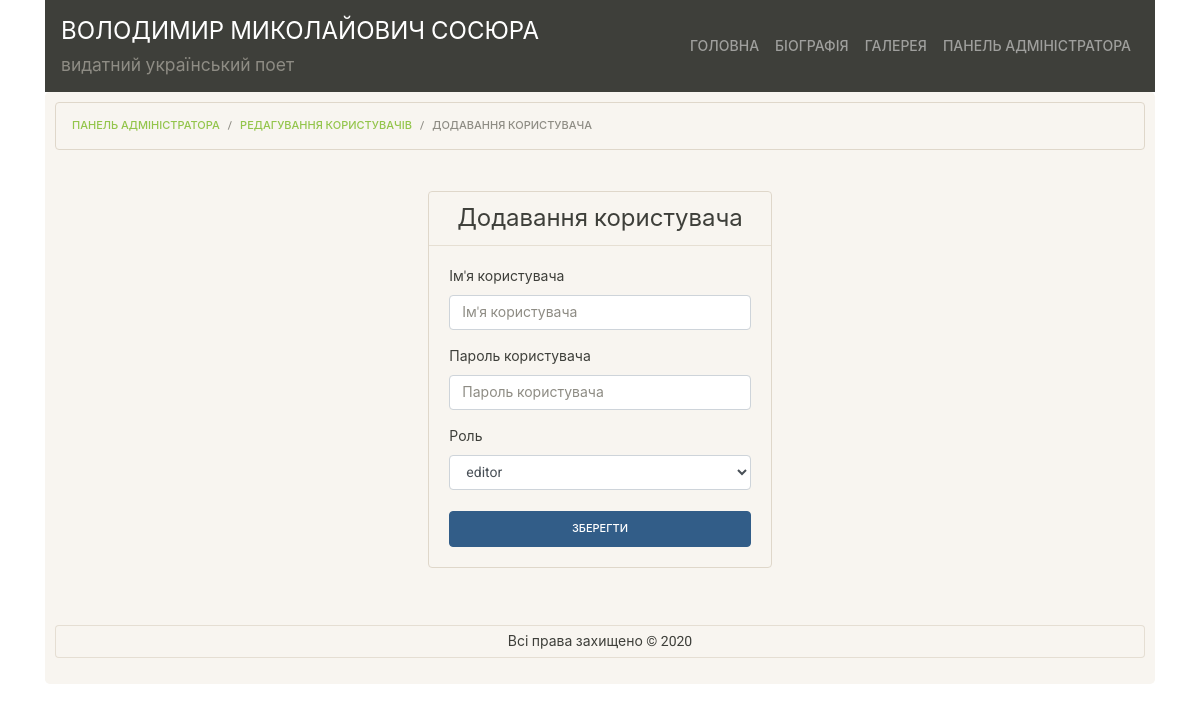
/lab10/public/admin/add_user.php (signed in), run on the app's committed database.
### tables this page shows
CREATE TABLE `site_head` (
  `id` int(11) NOT NULL,
  `author_full_name` varchar(50) NOT NULL,
  `description` varchar(50) NOT NULL
);

### lab10/src/services/Utils.php (called while the page is built, shortened)
<?php
class Utils {
    public static function get_file_hash($filename) {
        return date('YmdHis', filemtime($filename));
    }
}

### lab10/src/services/Auth.php (called while the page is built, shortened)
<?php
require_once __DIR__."/../dao/UserDaoPdo.php";
class Auth {
    private static ?Auth $singleton = null;
    private PDO $db;
    private UserDaoPdo $userDao;
    private ?User $user;
    private function __construct(PDO $db) {
        $this->db = $db;
        $this->userDao = new UserDaoPdo($db);
        $this->user = null;
        $this->tryRestoreFromSession();
    }
    private function tryRestoreFromSession() {
        if (isset($_SESSION['username']) && isset($_SESSION['password'])) {
            $username = $_SESSION['username'];
            $user = $this->userDao->findOneWithUsername($username);
            $this->user = $user;
        }
    }
    public static function instance() {
        if (Auth::$singleton == null) {
            include __DIR__."/../../config/db.php";
            Auth::$singleton = new Auth($db);
        }
        return Auth::$singleton;
    }
    public function getDb() {
        return $this->db;
    }
    public function isLoggedIn() {
        return $this->user != null;
    }
    public function isLoggedAsEditor() {
        return $this->isLoggedIn() && $this->user->isEditor();
    }
}

### lab10/src/dao/PdoDao.php (called while the page is built, shortened)
<?php
abstract class PdoDao {
    protected PDO $db;
    public function __construct(PDO $db) {
        $this->db = $db;
    }
    public function getAll() {
        $stmt = $this->db->query("SELECT * FROM `{$this->getTableName()}`");
        return array_map(function($arr) {
            return $this->associativeArrayToObject($arr);
        }, $stmt->fetchAll());
    }
    public function getById($id) {
        $stmt = $this->db->prepare("SELECT * FROM `{$this->getTableName()}` WHERE `id` = ?");
        $stmt->execute([$id]);
        $row = $stmt->fetch();
        return $this->associativeArrayToObject($row);
    }
}

### lab10/src/dao/SiteHeadDaoPdo.php (called while the page is built, shortened)
<?php
require_once __DIR__ . "/../models/SiteHead.php";
require_once __DIR__ . "/PdoDao.php";
class SiteHeadDaoPdo extends PdoDao {
    protected function getTableName() {
        return self::TABLE_NAME;
    }
    protected function associativeArrayToObject($arr) {
        return SiteHead::fromArray($arr);
    }
}

### lab10/src/models/SiteHead.php (called while the page is built, shortened)
<?php
class SiteHead {
    private $author_full_name;
    private $description;
    public static function fromArray($arr) {
        $obj = new SiteHead();
        foreach ($arr as $key => $value) {
            if (is_numeric($key)) continue;
            $obj->{$key} = $value;
        }
        return $obj;
    }
    public function getAuthorFullName() {
        return $this->author_full_name;
    }
    public function getDescription() {
        return $this->description;
    }
}

### lab10/src/dao/UserDaoPdo.php (called while the page is built, shortened)
<?php
require_once __DIR__ . "/../models/User.php";
require_once __DIR__ . "/PdoDao.php";
class UserDaoPdo extends PdoDao {
    protected function getTableName() {
        return self::TABLE_NAME;
    }
    protected function associativeArrayToObject($arr) {
        return User::fromArray($arr);
    }
    public function findOneWithUsername($username) {
        $stmt = $this->db->prepare("SELECT * FROM `{$this->getTableName()}` WHERE `username` = ?");
        $stmt->execute([$username]);
        $row = $stmt->fetch();
        return $this->associativeArrayToObject($row);
    }
}

### lab10/src/models/User.php (called while the page is built, shortened)
<?php
class User {
    private $role_id;
    public function isEditor() {
        return $this->getRoleId() >= 2;
    }
    public function getRoleId() {
        return $this->role_id;
    }
}

### lab10/src/dao/RoleDaoPdo.php (called while the page is built, shortened)
<?php
require_once __DIR__ . "/../models/Role.php";
require_once __DIR__ . "/PdoDao.php";
class RoleDaoPdo extends PdoDao {
    protected function getTableName() {
        return self::TABLE_NAME;
    }
    protected function associativeArrayToObject($arr) {
        return Role::fromArray($arr);
    }
}

### lab10/src/models/Role.php (called while the page is built, shortened)
<?php
class Role {
    private $id;
    private $name;
    public static function fromArray($arr) {
        $obj = new Role();
        foreach ($arr as $key => $value) {
            if (is_numeric($key)) continue;
            $obj->{$key} = $value;
        }
        return $obj;
    }
    public function getId() {
        return $this->id;
    }
    public function getName()
    {
        return $this->name;
    }
}

### lab10/public/admin/add_user.php (the view, shortened to what this page needs)
<?php
require_once __DIR__."/../../src/services/Auth.php";
require_once __DIR__."/../../src/dao/RoleDaoPdo.php";
if (!Auth::instance()->isLoggedAsAdmin()) {
    header("Location: ./login.php");
    die();
}
$roleDao = new RoleDaoPdo(Auth::instance()->getDb());
$breadcrumb_path = [
    "Панель адміністратора" => "./",
    "Редагування користувачів" => "./edit_users.php",
    "Додавання користувача" => "#",
];
require_once __DIR__."/../templates/head.php";
?>
<div class="row justify-content-center">
    <div class="login_form col-md-4">
      <div class="card bg-light mb-3 bio">
        <div class="card-header">
            <h1 class="bio-text-header text-center">Додавання користувача</h1>
        </div>
        <div class="card-body">
          <form method="POST">
            <div class="form-group">
              <label for="username">Ім'я користувача</label>
              <input type="text" class="form-control" id="username" name="username" placeholder="Ім'я користувача">
            </div>
            <div class="form-group">
              <label for="password">Пароль користувача</label>
              <input type="password" class="form-control" id="password" name="password" placeholder="Пароль користувача">
            </div>
            <div class="form-group">
              <label for="password">Роль</label>
              <select name="role_id" class="form-control">
                  <?php foreach ($roleDao->getAll() as $role): ?>
                    <option value="<?= $role->getId(); ?>"><?= $role->getName(); ?></option>
                  <?php endforeach; ?>
              </select>
            </div>
            <button type="submit" class="btn btn-primary form-sumbit">Зберегти</button>
          </form>
        </div>
      </div>
    </div>
</div>
<?php
require_once __DIR__."/../templates/footer.php";
?>

### lab10/public/templates/head.php (shortened to what this page needs)
<?php
require_once __DIR__."/../../src/services/Utils.php";
require_once __DIR__."/../../src/services/Auth.php";
require_once __DIR__."/../../src/dao/SiteHeadDaoPdo.php";
$siteHeadPdo = new SiteHeadDaoPdo(Auth::instance()->getDb());
$siteHead = $siteHeadPdo->getById(1);
?>
<!DOCTYPE html>
<html lang="ua">
<head>
    <link rel="stylesheet" href="/assets/css/bootstrap.css?hash=<?= Utils::get_file_hash(__DIR__."/../assets/css/bootstrap.css"); ?>">
    <link rel="stylesheet" href="/assets/css/main.css?hash=<?= Utils::get_file_hash(__DIR__."/../assets/css/main.css"); ?>">
    <link rel="stylesheet" href="/assets/css/ekko-lightbox.css?hash=<?= Utils::get_file_hash(__DIR__."/../assets/css/ekko-lightbox.css"); ?>">
</head>
<body>
<div class="container">
    <nav class="navbar navbar-expand-lg navbar-dark bg-primary">
    <div class="row">
      <div class="col">
        <div class="row">
        <div class="col">
            <a class="navbar-brand" href="/"><?= $siteHead->getAuthorFullName(); ?></a>
        </div>
        </div>
        <div class="row">
        <div class="col">
            <h5 class="text-secondary"><?= $siteHead->getDescription(); ?></h5>
        </div>
        </div>
      </div>
    </div>
    <div class="collapse navbar-collapse justify-content-end" id="navbarColor01">
        <ul class="navbar-nav">
        <li class="nav-item <?= empty($is_nav_page_main) ? '' : 'active'; ?>">
            <a class="nav-link top-menu-link" href="/">Головна</a>
        </li>
        <li class="nav-item <?= empty($is_nav_page_bio) ? '' : 'active'; ?>">
            <a class="nav-link top-menu-link" href="/biography.php">Біографія</a>
        </li>
        <li class="nav-item <?= empty($is_nav_page_gallery) ? '' : 'active'; ?>">
            <a class="nav-link top-menu-link" href="/gallery.php">Галерея</a>
        </li>
        <?php if (Auth::instance()->isLoggedAsEditor()): ?>
        <li class="nav-item <?= empty($is_nav_page_admin) ? '' : 'active'; ?>">
            <a class="nav-link top-menu-link" href="/admin/">Панель адміністратора</a>
        </li>
        <?php endif; ?>
        </ul>
    </div>
    </nav>
    <div class="jumbotron content">
      <ol class="breadcrumb">
        <?php
        foreach ($breadcrumb_path as $key => $value):
            if ($key != array_key_last($breadcrumb_path)):
        ?>
            <li class="breadcrumb-item"><a href="<?= $value; ?>"><?= $key; ?></a></li>
        <?php
            else:
        ?>
            <li class="breadcrumb-item active"><?= $key; ?></li>
        <?php
            endif;
        endforeach;
        ?>
      </ol>

### lab10/public/assets/css/main.css (style rules this page uses)
.navbar-brand { font-size: 24px; }
.top-menu-link { font-size: 14px !important; }
.content { padding: 10px; }
.bio { border: 1px solid #DFD7CA; border-radius: 0.25rem; }
.bio-text-header { margin: 0; padding: 0; font-size: 1.5rem; }
.login_form { margin: 25px; }
.form-sumbit { margin-top: 5px; width: 100%; }

### data on the page
site_head: author_full_name "ВОЛОДИМИР МИКОЛАЙОВИЧ СОСЮРА", description "видатний український поет"

### other printed values
$key "ПАНЕЛЬ АДМІНІСТРАТОРА"
$key "РЕДАГУВАННЯ КОРИСТУВАЧІВ"
$key "ДОДАВАННЯ КОРИСТУВАЧА"
form field role_id "editor"
